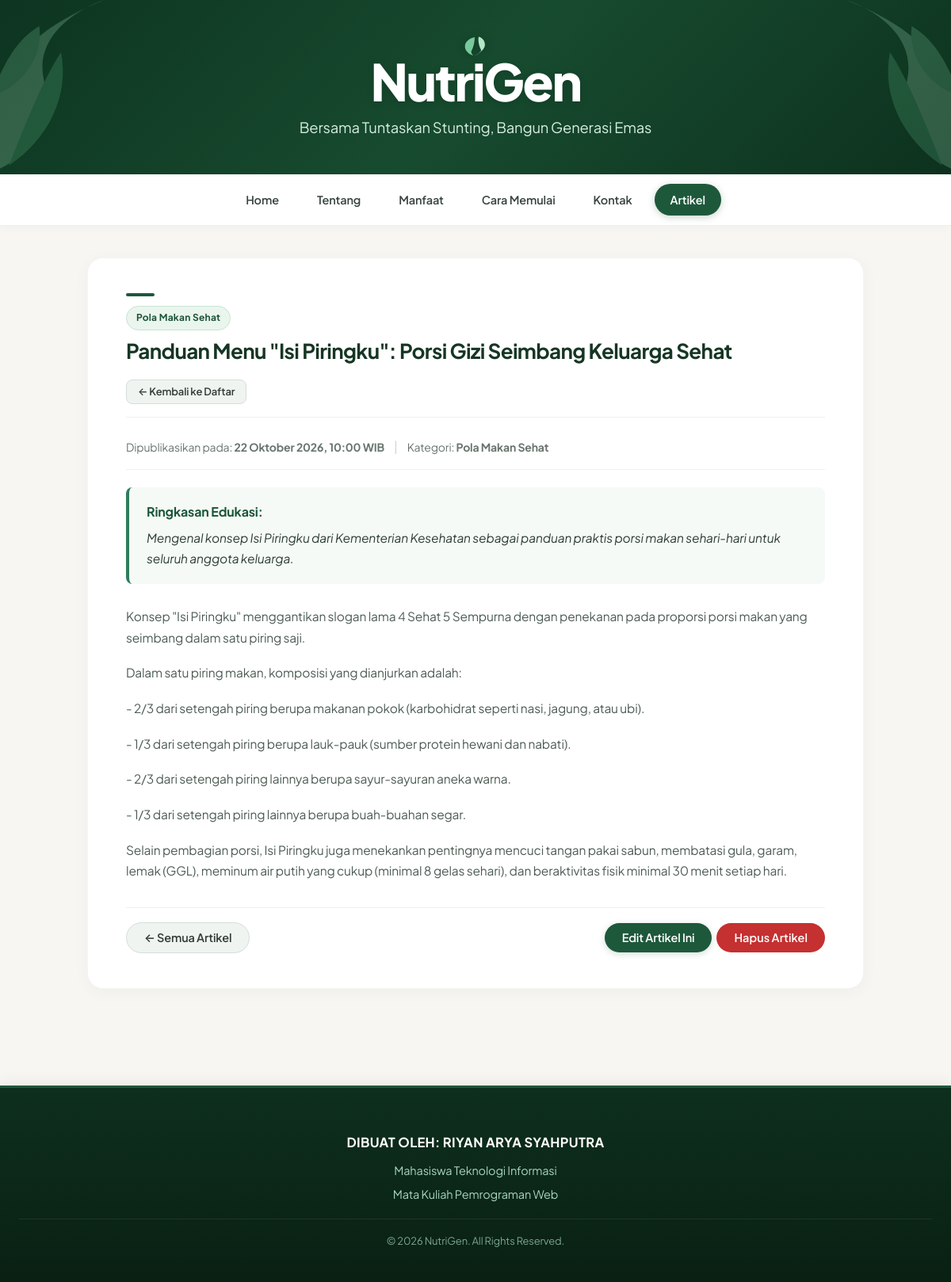
Screenshot of /detail.php?id=3 with the database file from the repository.
### tables this page shows
CREATE TABLE `artikel` (
  `id` INT(11) NOT NULL AUTO_INCREMENT,
  `judul` VARCHAR(150) NOT NULL,
  `kategori` VARCHAR(100) NOT NULL,
  `ringkasan` VARCHAR(255) NOT NULL,
  `isi` TEXT NOT NULL,
  `tanggal_dibuat` TIMESTAMP NOT NULL DEFAULT CURRENT_TIMESTAMP,
  PRIMARY KEY (`id`)
);

### includes/functions.php (called while the page is built, shortened)
<?php
function e(?string $teks): string {
    return htmlspecialchars($teks ?? '', ENT_QUOTES, 'UTF-8');
}
function format_tanggal_indonesia(?string $datetime): string {
    $timestamp = strtotime($datetime);
    $bulan = [
        1 => 'Januari',
        2 => 'Februari',
        3 => 'Maret',
        4 => 'April',
        5 => 'Mei',
        6 => 'Juni',
        7 => 'Juli',
        8 => 'Agustus',
        9 => 'September',
        10 => 'Oktober',
        11 => 'November',
        12 => 'Desember'
    ];
    $hari = date('j', $timestamp);
    $bulan_index = (int)date('n', $timestamp);
    $tahun = date('Y', $timestamp);
    $jam = date('H:i', $timestamp);
    $nama_bulan = $bulan[$bulan_index] ?? '';
    return "{$hari} {$nama_bulan} {$tahun}, {$jam} WIB";
}

### detail.php (the view, shortened to what this page needs)
<?php
require_once __DIR__ . '/includes/koneksi.php';
require_once __DIR__ . '/includes/functions.php';
$id = isset($_GET['id']) ? (int)$_GET['id'] : 0;
$artikel = null;
$error_pesan = null;
if ($id <= 0) {
    $error_pesan = 'ID artikel tidak valid.';
} elseif (empty($koneksi)) {
    $error_pesan = 'Koneksi database tidak tersedia. Pastikan Laragon MySQL aktif.';
} else {
    $sql = "SELECT id, judul, kategori, ringkasan, isi, tanggal_dibuat FROM artikel WHERE id = ? LIMIT 1";
    $stmt = mysqli_prepare($koneksi, $sql);
    if ($stmt) {
        mysqli_stmt_bind_param($stmt, 'i', $id);
        mysqli_stmt_execute($stmt);
        $res = mysqli_stmt_get_result($stmt);
        $artikel = mysqli_fetch_assoc($res);
    } else {
        $error_pesan = 'Terjadi kesalahan sistem dalam pengambilan data artikel.';
    }
}
require_once __DIR__ . '/includes/header.php';
require_once __DIR__ . '/includes/navbar.php';
?>
    <main>
        <?php if ($error_pesan || !$artikel): ?>
            <section class="card-box">
                <div class="empty-state">
                    <h2 style="justify-content: center; border-bottom: none; margin-bottom: 12px;">Artikel Tidak Ditemukan</h2>
                    <p><?= e($error_pesan ?? 'Data artikel yang Anda cari tidak tersedia.') ?></p>
                    <div style="margin-top: 24px;">
                        <a href="artikel.php" class="btn btn-primary">&larr; Kembali ke Daftar Artikel</a>
                        <a href="index.php" class="btn btn-secondary">Menuju Halaman Utama</a>
                    </div>
                </div>
            </section>
        <?php else: ?>
            <article class="card-box">
                <div style="display: flex; justify-content: space-between; align-items: flex-start; margin-bottom: 24px; padding-bottom: 16px; border-bottom: 1px solid #edf1ee; gap: 16px; flex-wrap: wrap;">
                    <div>
                        <div class="accent-bar"></div>
                        <span class="badge-category"><?= e($artikel['kategori']) ?></span>
                        <h2 style="margin-top: 10px; margin-bottom: 4px;"><?= e($artikel['judul']) ?></h2>
                    </div>
                    <div>
                        <a href="artikel.php#kelola-artikel" class="btn btn-secondary btn-sm">&larr; Kembali ke Daftar</a>
                    </div>
                </div>
                <div class="article-detail-meta">
                    <span class="date">
                        Dipublikasikan pada: <strong><?= e(format_tanggal_indonesia($artikel['tanggal_dibuat'])) ?></strong>
                    </span>
                    <span style="color: #cbd5e1;">|</span>
                    <span class="date">Kategori: <strong><?= e($artikel['kategori']) ?></strong></span>
                </div>
                <div style="background-color: #f6faf7; border-left: 4px solid #2e7d5b; padding: 18px 22px; border-radius: 8px; margin-bottom: 28px;">
                    <strong style="color: #1a5638; display: block; margin-bottom: 6px;">Ringkasan Edukasi:</strong>
                    <p style="margin-bottom: 0; font-size: 15.5px; color: #2c3e34; font-style: italic;">
                        <?= e($artikel['ringkasan']) ?>
                    </p>
                </div>
                <div class="article-detail-content">
                    <?php
                    $paragraf_list = explode("\n", str_replace(["\r\n", "\r"], "\n", $artikel['isi']));
                    foreach ($paragraf_list as $paragraf):
                        $paragraf = trim($paragraf);
                        if ($paragraf === '') continue;
                    ?>
                        <p><?= e($paragraf) ?></p>
                    <?php endforeach; ?>
                </div>
                <div class="form-actions" style="justify-content: space-between;">
                    <a href="artikel.php#kelola-artikel" class="btn btn-secondary">&larr; Semua Artikel</a>
                    <div class="action-buttons">
                        <a href="edit.php?id=<?= (int)$artikel['id'] ?>" class="btn btn-primary">Edit Artikel Ini</a>
                        <form action="hapus.php" method="POST">
                            <button type="submit" class="btn btn-danger">Hapus Artikel</button>
                        </form>
                    </div>
                </div>
            </article>
        <?php endif; ?>
    </main>
<?php
require_once __DIR__ . '/includes/footer.php';
?>

### assets/css/style.css (style rules this page uses)
*, *::before, *::after { box-sizing: border-box; margin: 0; padding: 0; }
html { scroll-behavior: smooth; scroll-padding-top: 80px; font-size: 16px; -webkit-font-smoothing: antialiased; -moz-osx-font-smoothing: grayscale; }
body { font-family: 'Plus Jakarta Sans', -apple-system, BlinkMacSystemFont, 'Inter', 'Segoe UI', Roboto, sans-serif; background-color: #f7f6f3; color: #242e28; line-height: 1.68; letter-spacing: -0.01em; min-height: 100vh; display: flex; flex-direction: column; }
main { width: 92%; max-width: 980px; margin: 40px auto; flex: 1; }
section, .card-box { background: #ffffff; border-radius: 20px; border: 1px solid rgba(0, 0, 0, 0.04); box-shadow: 0 4px 20px rgba(0, 0, 0, 0.04); padding: 44px 48px; margin-bottom: 32px; }
.accent-bar { width: 36px; height: 4px; background-color: #1e583b; border-radius: 2px; margin-bottom: 12px; }
h2 { font-size: 26px; font-weight: 700; letter-spacing: -0.025em; color: #163624; margin-bottom: 10px; line-height: 1.25; }
p { font-size: 15.5px; font-weight: 400; color: #4d5c53; line-height: 1.72; margin-bottom: 18px; }
p:last-of-type { margin-bottom: 0; }
.btn { display: inline-flex; align-items: center; justify-content: center; gap: 8px; font-family: inherit; font-size: 14.5px; font-weight: 600; text-decoration: none; padding: 9px 22px; border-radius: 999px; border: none; cursor: pointer; transition: all 0.2s ease; line-height: 1.3; }
.btn-primary { background-color: #1e583b; color: #ffffff; box-shadow: 0 2px 8px rgba(30, 88, 59, 0.2); }
.btn-secondary { background-color: #f0f4f1; color: #313d36; border: 1px solid #d4ded8; }
.btn-danger { background-color: #c53030; color: #ffffff; }
.btn-sm { padding: 6px 14px; font-size: 13px; border-radius: 8px; }
.form-actions { display: flex; align-items: center; gap: 12px; margin-top: 28px; padding-top: 18px; border-top: 1px solid #edf1ee; }
.badge-category { display: inline-block; background: #eaf5ee; color: #1b5336; font-size: 12px; font-weight: 700; padding: 4px 12px; border-radius: 999px; letter-spacing: 0.02em; border: 1px solid #c7e5d2; }
.article-detail-meta { display: flex; align-items: center; flex-wrap: wrap; gap: 12px; margin-bottom: 22px; padding-bottom: 14px; border-bottom: 1px solid #edf1ee; }
.article-detail-meta .date { font-size: 14px; color: #68756d; }
.article-detail-content { font-size: 16px; line-height: 1.85; color: #2b3630; margin-bottom: 32px; }
.article-detail-content p { margin-bottom: 18px; }
.action-buttons { display: flex; align-items: center; gap: 6px; flex-wrap: wrap; }
.action-buttons form { display: inline-block; margin: 0; }

### rows the page displays
artikel: kategori "Pola Makan Sehat", judul "Panduan Menu \"Isi Piringku\": Porsi Gizi Seimbang Keluarga Sehat", tanggal_dibuat "22 Oktober 2026, 10:00 WIB", ringkasan "Mengenal konsep Isi Piringku dari Kementerian Kesehatan sebagai panduan praktis porsi makan sehari-hari untuk seluruh anggota keluarga.", isi "Konsep \"Isi Piringku\" menggantikan slogan lama 4 Sehat 5 Sempurna dengan penekanan pada proporsi porsi makan yang seimbang dalam satu piring saji.", isi "Dalam satu piring makan, komposisi yang dianjurkan adalah:", isi "- 2/3 dari setengah piring berupa makanan pokok (karbohidrat seperti nasi, jagung, atau ubi).", isi "- 1/3 dari setengah piring berupa lauk-pauk (sumber protein hewani dan nabati).", isi "- 2/3 dari setengah piring lainnya berupa sayur-sayuran aneka warna.", isi "- 1/3 dari setengah piring lainnya berupa buah-buahan segar.", isi "Selain pembagian porsi, Isi Piringku juga menekankan pentingnya mencuci tangan pakai sabun, membatasi gula, garam, lemak (GGL), meminum air putih yang cukup (minimal 8 gelas sehari), dan beraktivitas fisik minimal 30 menit setiap hari."
